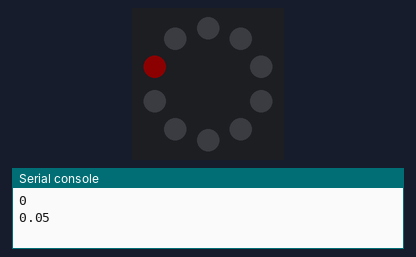
Simulated run of this program. Board: Circuit Playground running CircuitPython. Shown: the board's ring of 10 RGB LEDs (number 0 left of the top, counting anticlockwise), the last lines printed to the serial console. Dim RGB values are drawn brighter than linear.

Above: at 0.15 s.
At 3.07 s:
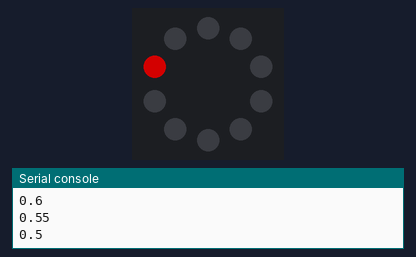

Measured:
- by itself, everything shown: repeats every 4.0 s, in 40 steps

The program:

code.py
```python
import time
from adafruit_circuitplayground import cp

light_color = ( 255, 0, 0 ) #( red, green, blue ) each 0-255
OFF = ( 0, 0, 0 )
cp.pixels[ 1 ] = light_color

while True:
    x = 0
    while x < 1:
        cp.pixels.brightness = x
        print( x )
        x = x + 0.05
        time.sleep( 0.1 )

    x = 1
    while x > 0:
        cp.pixels.brightness = x
        print( x )
        x = x - 0.05
        time.sleep( 0.1 )
```
